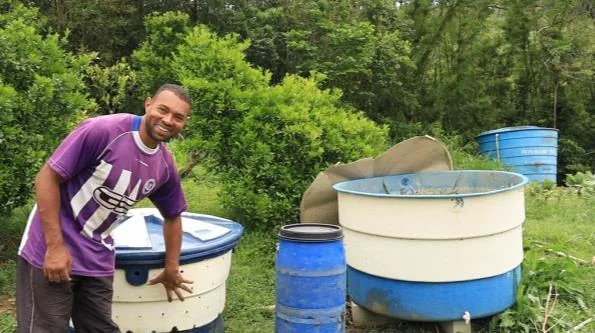
#> input picture data/wp-export/complementos/da-terra-a-mesa/composteira-caixa-dagua.webp, 595 x 333 px, given in place of caminhada.webp, which was not available
$ python compose.py
#> lines starting #> are read from the running program, lines starting #| are printed output that depends on the picture; after the words box and inside, x2 and y2 are one past the last pixel; in counts of white or black regions, pixels touching at a corner belong together; pictures that were not available may be replaced by others from this repository, and a replacement may not be noted
### scripts/ilustracoes/trace.py
"""Trace real araucária silhouettes from the caminhada photo into SVG contours (pure Python + PIL)."""
import json, math, os, sys
from PIL import Image, ImageFilter, ImageOps

SRC = os.path.join(os.path.dirname(__file__), "../../public/fotos/caminhada.webp")
im = Image.open(SRC).convert("L")
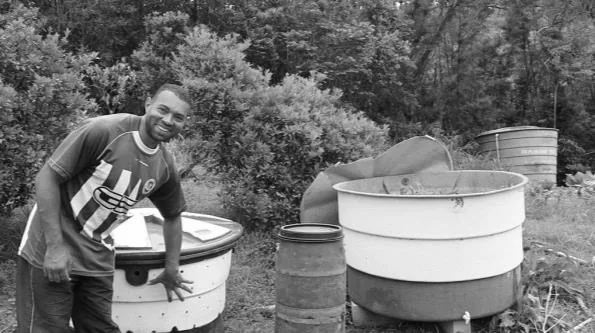
#> im: PIL image 595x333 L; min 1, max 255, mean 113.7

def mask_for(box, thr, scale=4, blur=0.45):
    crop = im.crop(box)
    w, h = crop.size
    big = crop.resize((w * scale, h * scale), Image.LANCZOS).filter(ImageFilter.GaussianBlur(blur * scale / 2))
    # 1 = tree (dark), 0 = sky
    return big.point(lambda v: 255 if v < thr else 0), scale

def marching(mask):
    W, H = mask.size
    px = mask.load()
    g = lambda x, y: 1 if 0 <= x < W and 0 <= y < H and px[x, y] else 0
    segs = {}
    # edges keyed by start point, cell corners at integer coords, points at midpoints
    for y in range(-1, H):
        for x in range(-1, W):
            a, b, c, d = g(x, y), g(x + 1, y), g(x + 1, y + 1), g(x, y + 1)
            idx = a * 8 + b * 4 + c * 2 + d
            if idx in (0, 15):
                continue
            T = (x + 0.5, y); R = (x + 1, y + 0.5); B = (x + 0.5, y + 1); L = (x, y + 0.5)
            table = {1: [(L, B)], 2: [(B, R)], 3: [(L, R)], 4: [(R, T)], 5: [(L, T), (R, B)], 6: [(B, T)], 7: [(L, T)],
                     8: [(T, L)], 9: [(T, B)], 10: [(T, R), (B, L)], 11: [(T, R)], 12: [(R, L)], 13: [(R, B)], 14: [(B, L)]}
            for s, e in table[idx]:
                segs.setdefault(s, []).append(e)
    contours = []
    while segs:
        start = next(iter(segs))
        path = [start]; cur = start
        while cur in segs:
            nxt = segs[cur].pop()
            if not segs[cur]: del segs[cur]
            path.append(nxt); cur = nxt
            if cur == start: break
        contours.append(path)
    return contours

def rdp(pts, eps):
    if len(pts) < 3: return pts
    (x1, y1), (x2, y2) = pts[0], pts[-1]
    dx, dy = x2 - x1, y2 - y1; n = math.hypot(dx, dy) or 1e-9
    dmax, idx = 0, 0
    for i in range(1, len(pts) - 1):
        d = abs(dy * pts[i][0] - dx * pts[i][1] + x2 * y1 - y2 * x1) / n
        if d > dmax: dmax, idx = d, i
    if dmax > eps:
        return rdp(pts[: idx + 1], eps)[:-1] + rdp(pts[idx:], eps)
    return [pts[0], pts[-1]]

def to_path(pts, sx, sy, ox, oy):
    P = [(ox + x * sx, oy + y * sy) for x, y in pts]
    if len(P) < 3: return ""
    # smooth closed curve through midpoints (quadratic)
    d = []
    mid = lambda a, b: ((a[0] + b[0]) / 2, (a[1] + b[1]) / 2)
    m0 = mid(P[-1], P[0])
    d.append(f"M{m0[0]:.1f} {m0[1]:.1f}")
    for i in range(len(P)):
        p, q = P[i], P[(i + 1) % len(P)]
        m = mid(p, q)
        d.append(f"Q{p[0]:.1f} {p[1]:.1f} {m[0]:.1f} {m[1]:.1f}")
    return "".join(d) + "Z"

# [18 lines left out: function trace, not called in this run]

# [9 lines that do not run on import are left out]

### scripts/ilustracoes/compose.py
import math, re
from trace import mask_for, marching, rdp, to_path, im
from PIL import Image

W, H, GROUND = 1600, 640, 612

def trace_tree(box, thr, x, width, base_y, min_area=6, eps=0.45):
    """Traces a tree silhouette and places it so its crop bottom sits at base_y - trunk extension handled by caller."""
    m, s = mask_for(box, thr)
    cs = marching(m)
    bw, bh = box[2] - box[0], box[3] - box[1]
    k = width / (bw * s)
    top_y = base_y - bh * s * k
    paths = []
    for c in cs:
        if len(c) < 10: continue
        area = abs(sum(c[i][0] * c[i-1][1] - c[i-1][0] * c[i][1] for i in range(len(c)))) / 2
        if area < min_area * s * s: continue
        if c[0] == c[-1]: c = c[:-1]
        far = max(range(len(c)), key=lambda i: (c[i][0]-c[0][0])**2 + (c[i][1]-c[0][1])**2)
        simp = rdp(c[: far + 1], eps * s)[:-1] + rdp(c[far:] + [c[0]], eps * s)[:-1]
        paths.append(to_path(simp, k, k, x, top_y))
    # dark runs in the bottom row: trunks to extend down to the ground
    px = m.load(); Wm, Hm = m.size; y = Hm - 2
    runs, start = [], None
    for xx in range(Wm):
        dark = px[xx, y] > 0
        if dark and start is None: start = xx
        if (not dark or xx == Wm - 1) and start is not None:
            end = xx;
            if end - start >= 2 * s: runs.append((x + start * k, x + end * k))
            start = None
    return "".join(paths), runs, top_y

def keep_trunks(runs, frac):
    if not runs: return runs
    widest = max(b - a for a, b in runs)
    return [(a, b) for a, b in runs if b - a >= frac * widest]

def trunks(runs, from_y, to_y):
    """Bare trunk below the traced crown: same width at the seam, a gentle taper
    outward and a small flare at the foot."""
    d = ""
    for a, b in runs:
        w = b - a
        h = to_y - from_y
        d += (f"M{a:.1f} {from_y - 7:.1f}"
              f"C{a - w*0.02:.1f} {from_y + h*0.5:.1f} {a - w*0.06:.1f} {to_y - h*0.12:.1f} {a - w*0.22:.1f} {to_y:.1f}"
              f"L{b + w*0.22:.1f} {to_y:.1f}"
              f"C{b + w*0.06:.1f} {to_y - h*0.12:.1f} {b + w*0.02:.1f} {from_y + h*0.5:.1f} {b:.1f} {from_y - 7:.1f}Z")
    return d

def smooth(pts):
    d = f"M{pts[0][0]:.1f} {pts[0][1]:.1f}"
    for i in range(len(pts) - 1):
        p0 = pts[i-1] if i else pts[i]; p1, p2 = pts[i], pts[i+1]; p3 = pts[i+2] if i + 2 < len(pts) else p2
        d += f" C{p1[0]+(p2[0]-p0[0])/6:.1f} {p1[1]+(p2[1]-p0[1])/6:.1f} {p2[0]-(p3[0]-p1[0])/6:.1f} {p2[1]-(p3[1]-p1[1])/6:.1f} {p2[0]:.1f} {p2[1]:.1f}"
    return d

ridge = lambda x: GROUND - 70 - 26 * math.sin(x / 300 + 0.6) - 9 * math.sin(x / 83)
layers = {}
layers["hill"] = smooth([(x, ridge(x)) for x in range(-40, W + 80, 80)])
layers["ground"] = f"M0 {GROUND}L{W} {GROUND}"

# far tree (cup-shaped crown), on the ridge
d, runs, top = trace_tree((388, 272, 532, 392), 130, 80, 236, ridge(160) + 4)
#> in mask_for, `crop = im.crop(box)`:
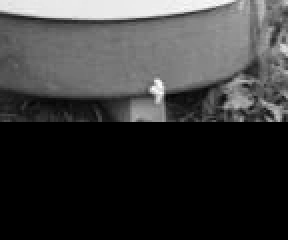
#> crop: PIL image 144x120 L (shown 2 times larger); min 0, max 254, mean 57.7
#> in trace_tree, `m, s = mask_for(box, thr)`:
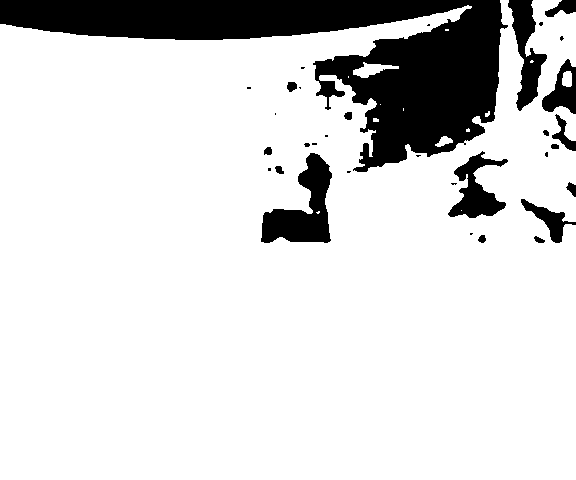
#> m: PIL image 576x480 L; 84.8% white; 33 black regions (16 under 20 px), largest, box (x1, y1, x2, y2) and area: (0, 0, 508, 172) 32197, (261, 153, 332, 243) 3218, (508, 0, 547, 111) 1902
#> in trace_tree, `m, s = mask_for(box, thr)`: s = 4
#> in trace_tree, `cs = marching(m)`: cs = 41 items
#> in trace_tree, `k = width / (bw * s)`: k = 0.41
#> in trace_tree, `top_y = base_y - bh * s * k`: top_y = 317.3
#> the loop in trace_tree, `for c in cs:` made 41 passes
#> (area, far) on pass 1: (239309.5, 1963)
layers["far"] = d; layers["far_trunk"] = trunks(keep_trunks(runs, 0.9), ridge(160) + 4, ridge(160) + 30)

# right pair, partly out of frame (hides the crop edge where it touched its neighbour)
base = GROUND - 170
d, runs, top = trace_tree((842, 222, 1106, 402), 120, 1210, 520, base)
#> in mask_for (call 2), `crop = im.crop(box)`: crop: PIL image 264x180 L; every value is 0
#> in mask_for (call 2), `big = crop.resize((w * scale, h * scale), Image.LANCZOS).filter(ImageF..`: big: PIL image 1056x720 L; every value is 0
#> in trace_tree (call 2), `m, s = mask_for(box, thr)`: m: PIL image 1056x720 L; every value is 255
#> the loop in trace_tree (call 2), `for c in cs:` made 1 pass
layers["pair"] = d; layers["pair_trunk"] = trunks(keep_trunks(runs, 0.3), base, GROUND)

# main tree: the flat umbrella crown
base = GROUND - 200
d, runs, top = trace_tree((100, 315, 310, 398), 135, 440, 720, base)
#> call 3 of trace_tree, with box = (100, 315, 310, 398), thr = 135, x = 440, width = 720, base_y = 412, min_area = 6, eps = 0.45
#> call 3 of mask_for, with box = (100, 315, 310, 398), thr = 135, scale = 4, blur = 0.45
#> in mask_for (call 3), `crop = im.crop(box)`:
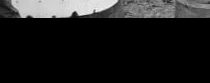
#> crop: PIL image 210x83 L; min 0, max 244, mean 30.3
#> in trace_tree (call 3), `m, s = mask_for(box, thr)`:
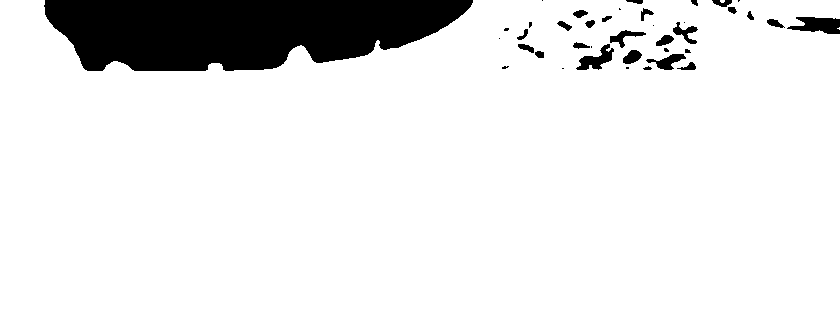
#> m: PIL image 840x332 L; 90.3% white; 39 black regions (14 under 20 px), largest, box (x1, y1, x2, y2) and area: (44, 0, 473, 71) 23736, (787, 17, 840, 34) 606, (576, 44, 614, 70) 439
#> the loop in trace_tree (call 3), `for c in cs:` made 36 passes
layers["main"] = d; layers["main_trunk"] = trunks(keep_trunks(runs, 0.9), base, GROUND)

layers = {k: re.sub(r"-?[0-9]+[.][0-9]+", lambda m: str(round(float(m.group()))), v) for k, v in layers.items()}
import json
json.dump({"w": W, "h": H, "layers": layers}, open("scene.json", "w"))
def g(name, fill, opacity=1):
    return (f'<g fill="{fill}" opacity="{opacity}"><path fill-rule="evenodd" d="{layers[name]}"/>'
            f'<path d="{layers[name + "_trunk"]}"/></g>')
svg = [f'<svg xmlns="http://www.w3.org/2000/svg" viewBox="0 0 {W} {H}"><rect width="{W}" height="{H}" fill="#f4efe6"/>',
       f'<path d="{layers["hill"]}" fill="none" stroke="#1c2616" stroke-width="1.2" opacity=".35"/>',
       g("far", "#556621", .55), g("pair", "#1c2616", .85), g("main", "#1c2616"),
       f'<path d="{layers["ground"]}" stroke="#1c2616" stroke-width="1.4"/>', "</svg>"]
open("scene.svg", "w").write("".join(svg))
print({k: len(v) for k, v in layers.items()})
#| {'hill': 554, 'ground': 15, 'far': 4146, 'far_trunk': 61, 'pair': 79, 'pair_trunk': 73, 'main': 2117, 'main_trunk': 69}

$ run again, on data/wp-export/complementos/da-terra-a-mesa/conferencia-lages.webp
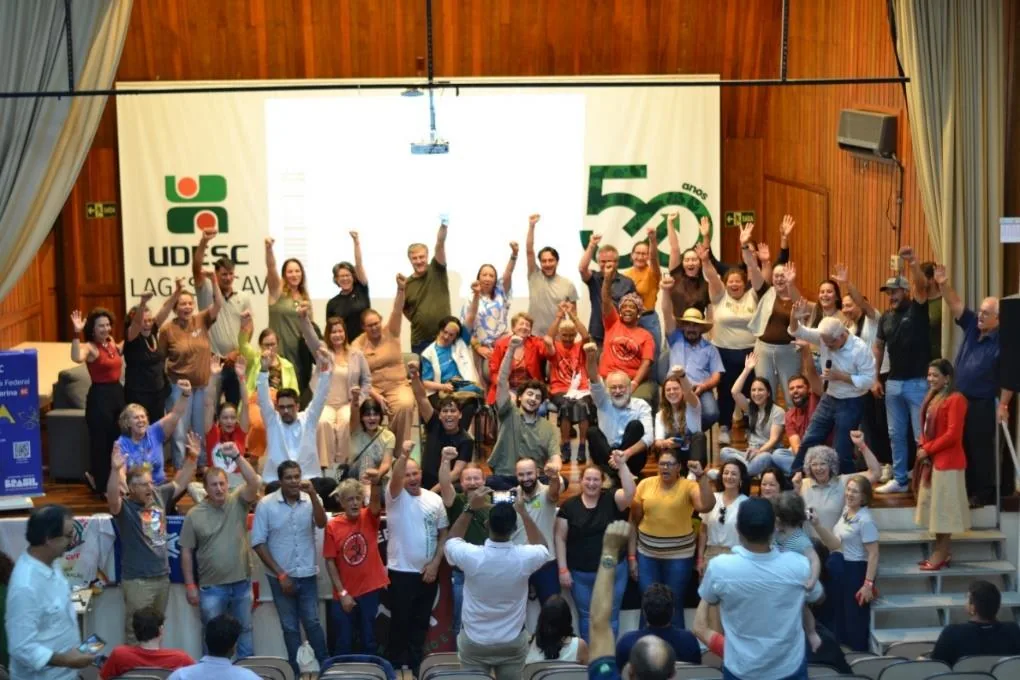
#> input picture data/wp-export/complementos/da-terra-a-mesa/conferencia-lages.webp, 1020 x 680 px, given in place of caminhada.webp, which was not available
#> in trace_tree, `m, s = mask_for(box, thr)`:
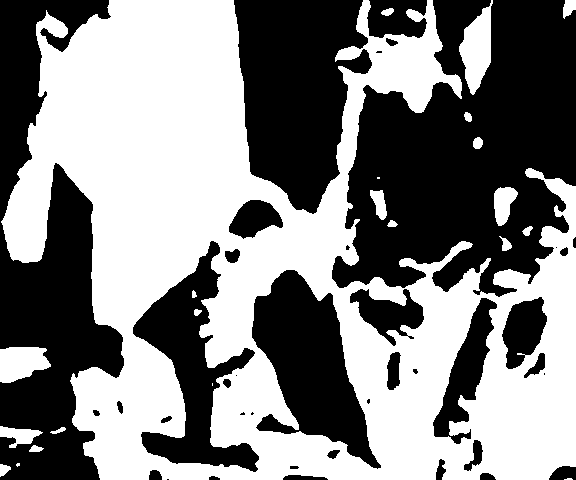
#> m: PIL image 576x480 L; 51.2% white; 39 black regions (10 under 20 px), largest, box (x1, y1, x2, y2) and area: (332, 0, 576, 297) 47677, (0, 0, 124, 480) 30717, (234, 0, 372, 214) 20157
#> s = 4
#> cs = 50 items
#> k = 0.41
#> top_y = 317.3
#> the loop in trace_tree, `for c in cs:` made 50 passes
#> (area, far) on pass 1: (169729.5, 3136)
#> crop: PIL image 264x180 L
#> big: PIL image 1056x720 L
#> m: PIL image 1056x720 L; 86.2% white; 89 black regions (28 under 20 px), largest, box (x1, y1, x2, y2) and area: (0, 294, 142, 704) 36010, (329, 0, 436, 247) 16152, (550, 0, 628, 365) 14025
#> the loop in trace_tree (call 2), `for c in cs:` made 84 passes
#> crop: PIL image 210x83 L
#> big: PIL image 840x332 L
#> in trace_tree (call 3), `m, s = mask_for(box, thr)`:
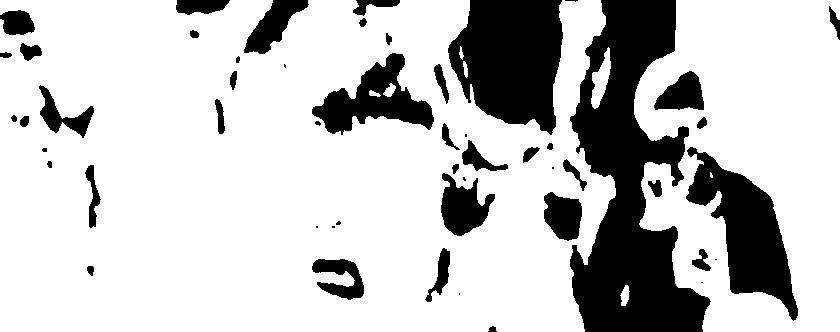
#> m: PIL image 840x332 L; 77.5% white; 52 black regions (12 under 20 px), largest, box (x1, y1, x2, y2) and area: (570, 0, 711, 332) 24808, (448, 0, 563, 135) 11473, (686, 147, 798, 321) 8019
#> the loop in trace_tree (call 3), `for c in cs:` made 51 passes
#| {'hill': 554, 'ground': 15, 'far': 9289, 'far_trunk': 65, 'pair': 10247, 'pair_trunk': 146, 'main': 7400, 'main_trunk': 65}

$ run again, on data/wp-export/complementos/da-terra-a-mesa/feira-sementes-teixeira-soares.webp
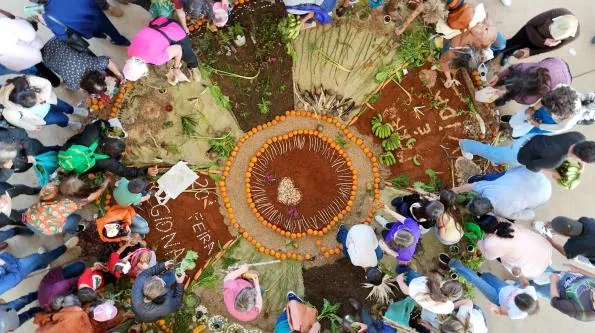
#> input picture data/wp-export/complementos/da-terra-a-mesa/feira-sementes-teixeira-soares.webp, 595 x 333 px, given in place of caminhada.webp, which was not available
#> in trace_tree, `m, s = mask_for(box, thr)`:
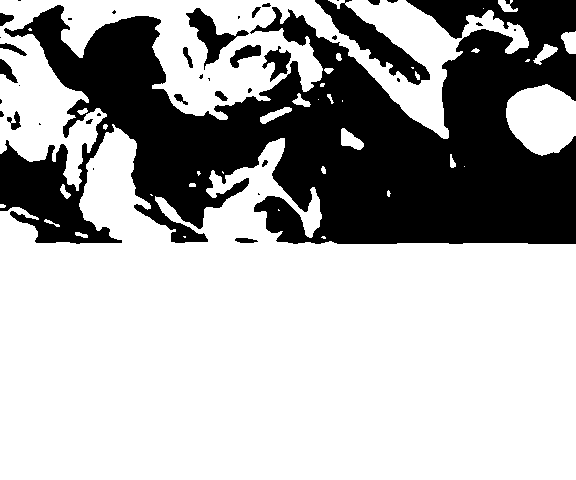
#> m: PIL image 576x480 L; 68% white; 39 black regions (20 under 20 px), largest, box (x1, y1, x2, y2) and area: (0, 0, 576, 244) 82582, (315, 0, 430, 85) 2711, (186, 8, 249, 70) 1149
#> s = 4
#> cs = 66 items
#> k = 0.41
#> top_y = 317.3
#> the loop in trace_tree, `for c in cs:` made 66 passes
#> (area, far) on pass 1: (35867.5, 1121)
#> crop: PIL image 264x180 L; every value is 0
#> big: PIL image 1056x720 L; every value is 0
#> m: PIL image 1056x720 L; every value is 255
#> the loop in trace_tree (call 2), `for c in cs:` made 1 pass
#> crop: PIL image 210x83 L
#> big: PIL image 840x332 L
#> in trace_tree (call 3), `m, s = mask_for(box, thr)`:
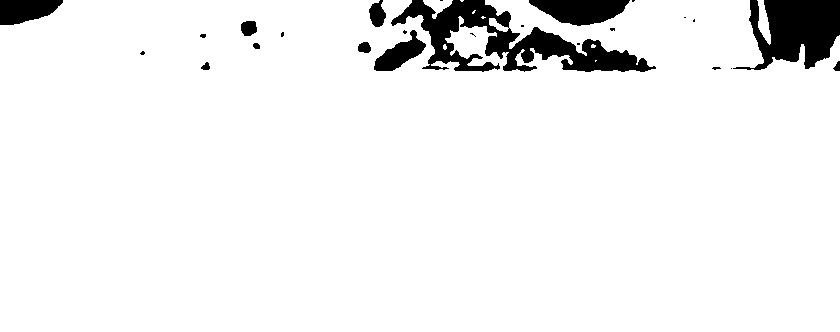
#> m: PIL image 840x332 L; 94% white; 25 black regions (13 under 20 px), largest, box (x1, y1, x2, y2) and area: (391, 0, 656, 72) 7091, (733, 0, 840, 70) 4741, (529, 0, 630, 26) 1797
#> the loop in trace_tree (call 3), `for c in cs:` made 28 passes
#| {'hill': 554, 'ground': 15, 'far': 7865, 'far_trunk': 61, 'pair': 79, 'pair_trunk': 73, 'main': 3718, 'main_trunk': 69}
